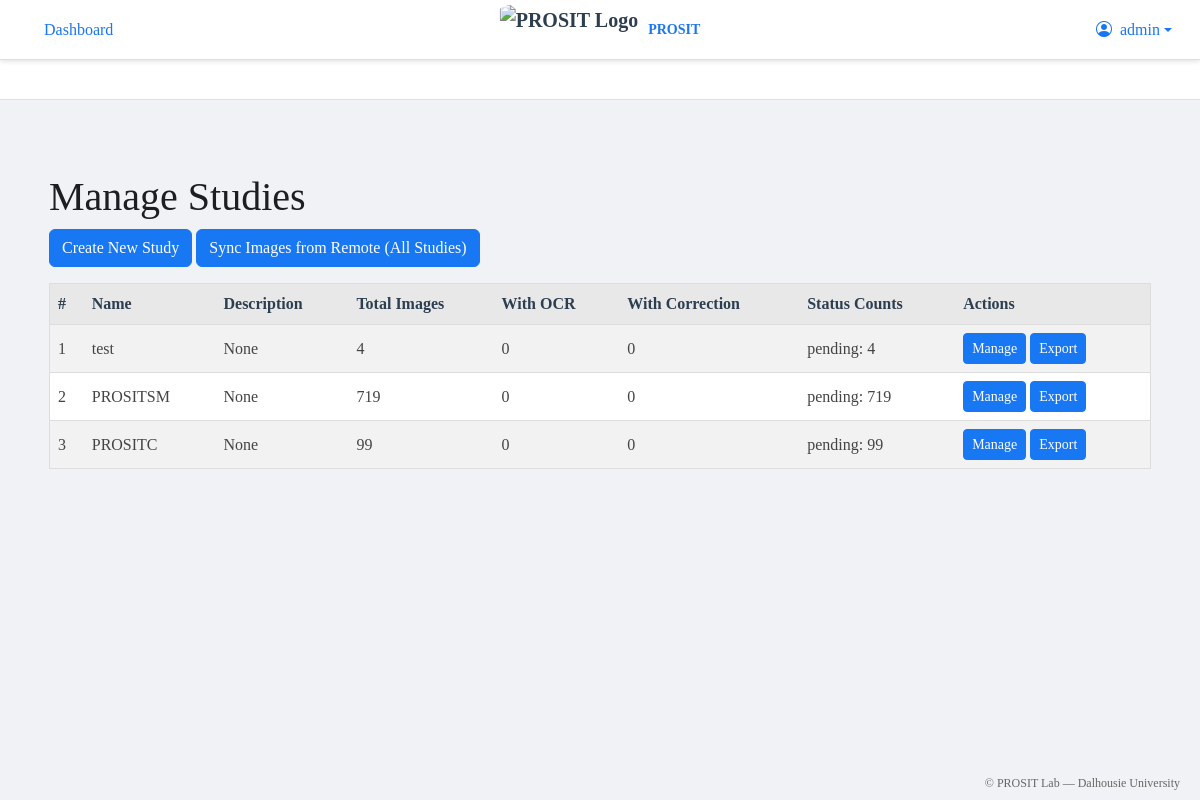
/studies (signed in), run on the app's committed database.
### models/users.py (models this page shows, shortened)
class Users(db.Model, UserMixin):
    __tablename__ = 'users'
    id = db.Column(db.Integer, primary_key=True)
    username = db.Column(db.String(80), unique=True, nullable=False)
    password_hash = db.Column(db.String(128), nullable=False)
    role = db.Column(db.String(20), default='reviewer')
    created_at = db.Column(db.DateTime, default=datetime.utcnow)
    email = db.Column(db.String(120), nullable=True, default=None)
    last_login = db.Column(db.DateTime, nullable=True)
    corrections = db.relationship('Corrections', back_populates='user')
    studies = db.relationship('Studies', secondary='user_studies', back_populates='reviewers')

### models/studies.py (models this page shows, shortened)
class Studies(db.Model):
    __tablename__ = 'studies'
    id = db.Column(db.Integer, primary_key=True)
    name = db.Column(db.String(100), nullable=False)
    description = db.Column(db.Text, nullable=True)
    reviewers = db.relationship('Users', secondary='user_studies', back_populates='studies')
    participants = db.relationship('Participants', back_populates='study')
    images = db.relationship('Images', back_populates='study')

### models/images.py (models this page shows, shortened)
class Images(db.Model):
    __tablename__ = 'images'
    id = db.Column(db.Integer, primary_key=True)
    filename = db.Column(db.String(255), nullable=False)
    filepath = db.Column(db.String(255), nullable=False)
    status = db.Column(db.String(20), default='pending')
    upload_time = db.Column(db.DateTime, nullable=False, default=db.func.current_timestamp())
    study_id = db.Column(db.Integer, db.ForeignKey('studies.id'), nullable=False)
    participant_id = db.Column(db.Integer, db.ForeignKey('participants.id'), nullable=False)
    study = db.relationship('Studies', back_populates='images')
    participant = db.relationship('Participants', back_populates='images')
    ocr_results = db.relationship('OCRResults', back_populates='image')
    corrections = db.relationship('Corrections', back_populates='image')

### routes/admin.py (the view)
@admin_bp.route('/studies', methods=['GET'])
def studies():
    from flask_login import current_user
    if not current_user.is_authenticated:
        from flask import flash, redirect, url_for
        flash('Please log in to access this page.', 'danger')
        return redirect(url_for('auth.login'))
    if current_user.role != 'admin':
        from flask import flash, redirect, url_for
        flash('You do not have permission to access this page.', 'danger')
        return redirect(url_for('dashboard.index'))
    from models import Studies
    from app import db
    studies = Studies.query.all()
    study_stats = []
    for study in studies:
        try:
            total_images_query = db.session.execute(
                "SELECT COUNT(*) FROM images WHERE study_id = :study_id",
                {"study_id": study.id}
            )
            total_images = total_images_query.scalar() or 0
            print(f"Study {study.name} - Total Images Query Result: {total_images}")
            images_with_ocr_query = db.session.execute(
                """
                SELECT COUNT(DISTINCT o.image_id)
                FROM ocr_results o
                WHERE o.image_id IN (
                    SELECT i.id FROM images i WHERE i.study_id = :study_id
                )
                """,
                {"study_id": study.id}
            )
            images_with_ocr = images_with_ocr_query.scalar() or 0
            print(f"Study {study.name} - Images with OCR Query Result: {images_with_ocr}")
            images_with_correction = 0
            try:
                images_with_correction_query = db.session.execute(
                    """
                    SELECT COUNT(DISTINCT c.image_id)
                    FROM corrections c
                    WHERE c.image_id IN (
                        SELECT i.id FROM images i WHERE i.study_id = :study_id
                    )
                    """,
                    {"study_id": study.id}
                )
                images_with_correction = images_with_correction_query.scalar() or 0
                print(f"Study {study.name} - Images with Correction Query Result: {images_with_correction}")
            except Exception as e:
                print(f"Could not query Corrections for study {study.name}: {str(e)}")
            status_counts_query = db.session.execute(
                """
                SELECT status, COUNT(*)
                FROM images
                WHERE study_id = :study_id
                GROUP BY status
                """,
                {"study_id": study.id}
            )
            status_counts = status_counts_query.fetchall()
            status_dict = dict(status_counts) if status_counts else {}
            print(f"Study {study.name} - Status Counts Query Result: {status_dict}")
            study_stats.append({
                'study': study,
                'total_images': total_images,
                'images_with_ocr': images_with_ocr,
                'images_with_correction': images_with_correction,
                'status_counts': status_dict
            })
        except Exception as e:
            print(f"Error processing stats for study {study.name}: {str(e)}")
            study_stats.append({
                'study': study,
                'total_images': 0,
                'images_with_ocr': 0,
                'images_with_correction': 0,
                'status_counts': {}
            })
    return render_template('admin/studies.html', study_stats=study_stats)

### app.py (called while the page is built)
@flask_app.context_processor
def override_url_for():
    def prefixed_url_for(endpoint, **values):
        url = flask_app.url_for(endpoint, **values)
        url = url.replace('/annotation', '')
        url = f"/annotation{url}"
        return url
    return dict(url_for=prefixed_url_for)

### templates/admin/studies.html (shortened to what this page needs)
{% extends "base.html" %}
{% block content %}
<div class="container mt-4">
    <h1>Manage Studies</h1>
    <a href="{{ url_for('admin.create_study') }}" class="btn btn-primary mb-3">Create New Study</a>
    <form action="{{ url_for('admin.sync_all_images_from_remote') }}" method="POST" style="display: inline;">
        <button type="submit" class="btn btn-primary mb-3"
                onclick="return confirm('Are you sure you want to sync images from the remote server for all studies?');">
            Sync Images from Remote (All Studies)
        </button>
    </form>
    <table class="table table-striped">
            <thead>
                <tr>
                    <th>#</th>
                    <th>Name</th>
                    <th>Description</th>
                    <th>Total Images</th>
                    <th>With OCR</th>
                    <th>With Correction</th>
                    <th>Status Counts</th>
                    <th>Actions</th>
                </tr>
            </thead>
            <tbody>
                {% for stat in study_stats %}
                <tr>
                    <td>{{ loop.index }}</td>
                    <td>{{ stat.study.name }}</td>
                    <td>{{ stat.study.description }}</td>
                    <td>{{ stat.total_images }}</td>
                    <td>{{ stat.images_with_ocr }}</td>
                    <td>{{ stat.images_with_correction }}</td>
                    <td>
                        {% for status, count in stat.status_counts.items() %}
                            {{ status }}: {{ count }}<br>
                        {% endfor %}
                    </td>
                    <td>
                        <a href="{{ url_for('admin.manage_study', study_id=stat.study.id) }}" class="btn btn-sm btn-info">Manage</a>
                        {% if current_user.role == 'admin' %}
                        <button type="button" class="btn btn-sm btn-primary" data-bs-toggle="modal" data-bs-target="#exportModal" onclick="setExportData('{{ stat.study.id }}', '{{ stat.study.name }}')">Export</button>
                        {% endif %}
                    </td>
                </tr>
                {% else %}
                <tr>
                    <td colspan="8">No studies found.</td>
                </tr>
                {% endfor %}
            </tbody>
    </table>
</div>
{% endblock %}

### templates/base.html (shortened to what this page needs)
<!DOCTYPE html>
<html lang="en">
<head>
    <link href="https://cdn.jsdelivr.net/npm/bootstrap@5.3.0/dist/css/bootstrap.min.css" rel="stylesheet">
    <link rel="stylesheet" href="https://cdn.jsdelivr.net/npm/bootstrap-icons@1.10.0/font/bootstrap-icons.css">
    <link rel="stylesheet" href="{{ url_for('static', filename='css/styles.css') }}">
    <link rel="stylesheet" href="https://cdn.datatables.net/1.11.5/css/dataTables.bootstrap5.min.css">
    <link rel="stylesheet" href="https://cdnjs.cloudflare.com/ajax/libs/font-awesome/5.15.4/css/all.min.css">
</head>
<body>
    <div class="main-content-container">
        <nav class="navbar navbar-expand navbar-light bg-light top-navbar">
            <div class="container-fluid">
                <nav aria-label="breadcrumb" class="me-auto" style="flex-wrap: wrap; max-width: 25%; overflow: visible;">
                    <ol class="breadcrumb mb-0" style="flex-wrap: wrap;">
                        {% block breadcrumbs %}
                            <li class="breadcrumb-item"><a href="{{ url_for('dashboard.index') }}">Dashboard</a></li>
                        {% endblock %}
                    </ol>
                </nav>
                <div class="d-flex justify-content-center align-items-center position-absolute start-50" style="transform: translateX(-50%);">
                    <div class="navbar-brand" style="display: flex; flex-direction: row; align-items: center; margin-right: 0;">
                        <img src="{{ url_for('static', filename='images/PROSIT.jpeg') }}" alt="PROSIT Logo" style="height: 50px; margin-right: 10px; border-radius: 10%;">
                        <span style="font-size: 14px; color: #333;">PROSIT</span>
                    </div>
                </div>
                {% if current_user.is_authenticated %}
                <div class="dropdown">
                    <a href="#" class="d-flex align-items-center text-decoration-none dropdown-toggle" id="dropdownUser1" data-bs-toggle="dropdown">
                        <i class="bi bi-person-circle me-2"></i>
                        <span class="d-none d-sm-inline">{{ current_user.username }}</span>
                    </a>
                </div>
                {% endif %}
            </div>
        </nav>
        {% if current_user.is_authenticated and all_studies %}
        <nav class="navbar navbar-expand navbar-dark bg-dark studies-navbar">
            <div class="container-fluid">
                <ul class="navbar-nav">
                    <li class="nav-item dropdown">
                        <a class="nav-link dropdown-toggle" href="#" id="studiesDropdown" role="button" data-bs-toggle="dropdown">
                            <i class="bi bi-collection me-1"></i> Studies
                        </a>
                    </li>
                </ul>
            </div>
        </nav>
        {% endif %}
    <main class="container-fluid py-4 main-content">
        {% block content %}{% endblock %}
    </main>
    <footer class="text-end py-2" style="position: fixed; bottom: 0; right: 20px; color: #666; font-size: 12px; font-family: 'Georgia', serif;">
        © PROSIT Lab — Dalhousie University
    </footer>
</div>
</body>
</html>

### static/css/styles.css (style rules this page uses)
.top-navbar { position: fixed; top: 0; left: 0; right: 0; height: 60px; z-index: 1000; background-color: #f5f5f5; padding: 0.5rem 1rem; font-family: 'Georgia', serif; }
.studies-navbar { position: fixed; top: 60px; left: 0; right: 0; height: 40px; background-color: #2c3e50; z-index: 999; padding: 0.25rem 1rem; }
.main-content-container { margin-top: 100px; min-height: calc(100vh - 100px); padding: 25px; transition: all 0.3s; background-color: #fafafa; font-family: 'Georgia', serif; }
.navbar-brand { font-weight: 700; color: #2c3e50; }
.navbar-dark .navbar-nav .nav-link { color: rgba(255, 255, 255, 0.9); font-family: 'Georgia', serif; }
.breadcrumb { padding: 0.75rem 1rem; margin-bottom: 0; background-color: transparent; font-family: 'Georgia', serif; color: #555; }
.table { border: 1px solid #ddd; background-color: #fff; }
.table tbody tr td { vertical-align: middle; border-color: #ddd; font-family: 'Georgia', serif; color: #444; }
.table thead th { background-color: #e8e8e8; color: #2c3e50; font-family: 'Georgia', serif; }
.btn-primary { background-color: #2c3e50; border-color: #2c3e50; font-family: 'Georgia', serif; }
a { color: #2c3e50; text-decoration: underline; }

### templates/base.html (style rules this page uses)
body { font-family: -apple-system, BlinkMacSystemFont, 'Segoe UI', Roboto, Helvetica, Arial, sans-serif; background-color: #f0f2f5; color: #1c1e21; }
.main-content-container { background-color: #f0f2f5; }
.top-navbar { background-color: #ffffff !important; border-bottom: 1px solid #dddfe2; box-shadow: 0 2px 4px rgba(0, 0, 0, 0.1); }
.navbar-brand span { color: #1877f2 !important; font-weight: bold; }
.breadcrumb-item a { color: #1877f2; text-decoration: none; }
.studies-navbar { background-color: #ffffff !important; border-bottom: 1px solid #dddfe2; }
.studies-navbar .nav-link { color: #1c1e21; }
.main-content { background-color: #f0f2f5; }
.btn-primary, .btn-secondary, .btn-success, .btn-info, .btn-warning, .btn-light, .btn-dark, .btn-outline-primary, .btn-outline-secondary, .btn-outline-success, .btn-outline-info, .btn-outline-warning, .btn-outline-light, .btn-outline-dark, .btn-edit, .btn-manage, .btn-export { background-color: #1877f2 !important; border-color: #1877f2 !important; color: white !important; }
a { color: #1877f2; text-decoration: none; }

### data on the page
Users: username "admin"
Studies: study.name "test", study.description "None"
Images: status "pending", count "4"
Studies: study.name "PROSITSM", study.description "None"
Studies: study.name "PROSITC", study.description "None"
Images: status "pending", id "99"

### other printed values
{{ stat.total_images }} "4" "719" "99"
{{ stat.images_with_ocr }} "0" "0" "0"
{{ stat.images_with_correction }} "0" "0" "0"
{{ status }} "pending"
{{ count }} "719"
